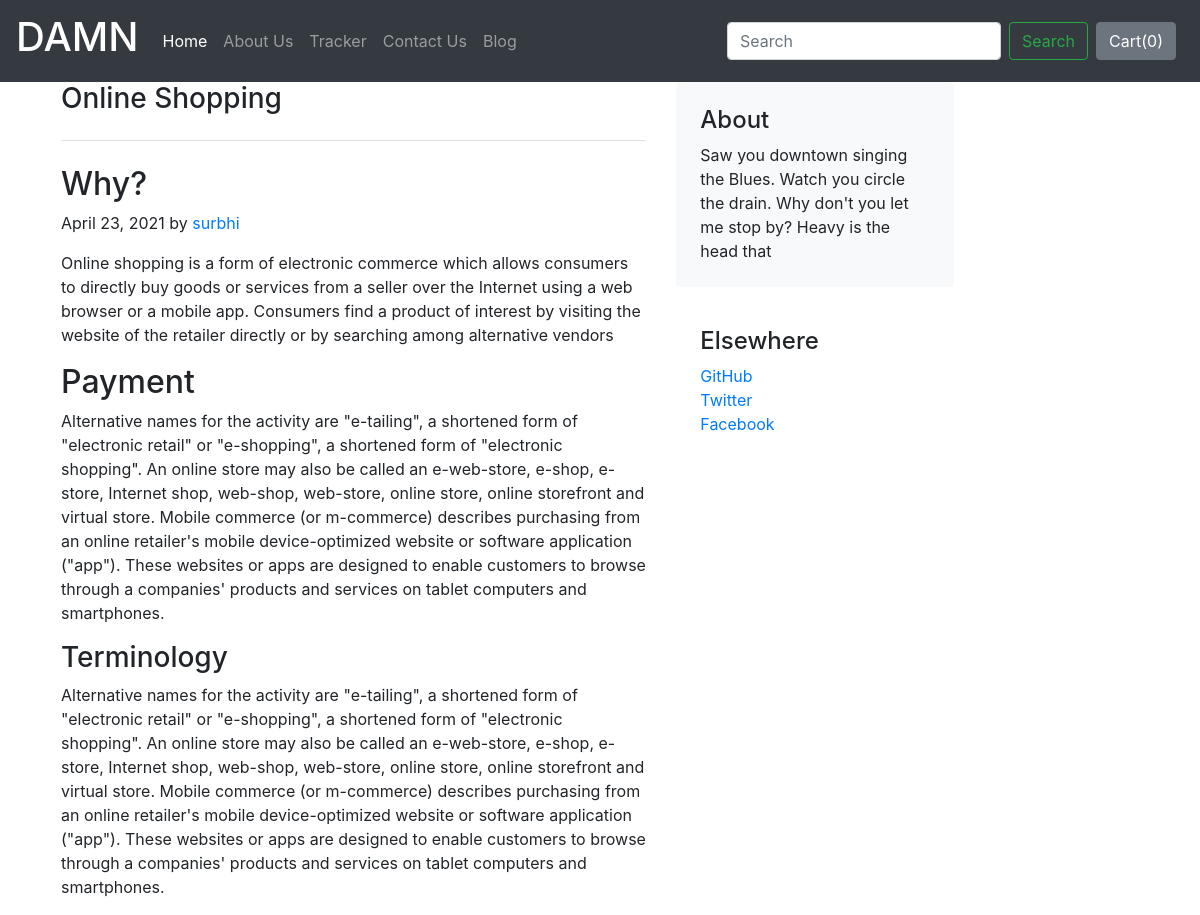
The app's page /blog/blogpost/3 with its own data.
### blog/models.py (models this page shows)
class Blogpost(models.Model):
    post_id = models.AutoField(primary_key=True)
    tittle = models.CharField(max_length=500)
    head0 = models.CharField(max_length=500,default="")
    head1 = models.CharField(max_length=500,default="")
    head2 = models.CharField(max_length=500,default="")
    chead0 = models.CharField(max_length=5000,default="")
    chead1 = models.CharField(max_length=5000,default="")
    chead2 = models.CharField(max_length=5000,default="")
    thumbnail = models.ImageField(upload_to='lol/images',default="")
    pub_date = models.DateField()
    def __str__(self):
        return self.tittle

### blog/views.py (the view)
# urls.py: path("blogpost/<int:id>", views.blogpost, name="blogPost"),
def blogpost(request, id):
    post = Blogpost.objects.filter(post_id = id)[0]
    print(post)
    return render(request, "blog/blogPost.html", {'post':post})

### blog/templates/blog/blogPost.html (shortened to what this page needs)
{% extends 'blog/basic.html' %}
{% block body %}
<main class="container">
    <div class="col-md-10 px-3">
  <div class="row">
    <div class="col-md-8">
      <h3 class="pb-4 mb-4 fst-italic border-bottom">
        {{post.tittle}}
      </h3>
      <article class="blog-post">
        <h2 class="blog-post-title">{{post.head0}}</h2>
        <p class="blog-post-meta">{{post.pub_date}} by <a href="#">surbhi</a></p>
        <p>{{post.chead0}}</p>
        <h2>{{post.head1}}</h2>
                <p>{{post.chead2}}</p>
        <h3>{{post.head2}}</h3>
                <p>{{post.chead2}}</p>
      </article>
    </div>
    <div class="col-md-4">
      <div class="p-4 mb-3 bg-light rounded">
        <h4 class="fst-italic">About</h4>
        <p class="mb-0">Saw you downtown singing the Blues. Watch you circle the drain. Why don't you let me stop by? Heavy is the head that</p>
      </div>
      <div class="p-4">
        <h4 class="fst-italic">Elsewhere</h4>
        <ol class="list-unstyled">
          <li><a href="#">GitHub</a></li>
          <li><a href="#">Twitter</a></li>
          <li><a href="#">Facebook</a></li>
        </ol>
      </div>
    </div>
    </div>
  </div>
</main>
{% endblock %}

### records on screen
Blogpost: tittle "Online Shopping", head0 "Why?", pub_date "April 23, 2021", chead0 "Online shopping is a form of electronic commerce which allows consumers to directly buy goods or services from a seller over the Internet using a web browser or a mobile app. Consumers find a product of interest by visiting the website of the retailer directly or by searching among alternative vendors", head1 "Payment", chead2 "Alternative names for the activity are \"e-tailing\", a shortened form of \"electronic retail\" or \"e-shopping\", a shortened form of \"electronic shopping\". An online store may also be called an e-web-store, e-shop, e-store, Internet shop, web-shop, web-store, online store, online storefront and virtual store. Mobile commerce (or m-commerce) describes purchasing from an online retailer's mobile device-optimized website or software application (\"app\"). These websites or apps are designed to enable customers to browse through a companies' products and services on tablet computers and smartphones.", head2 "Terminology"
